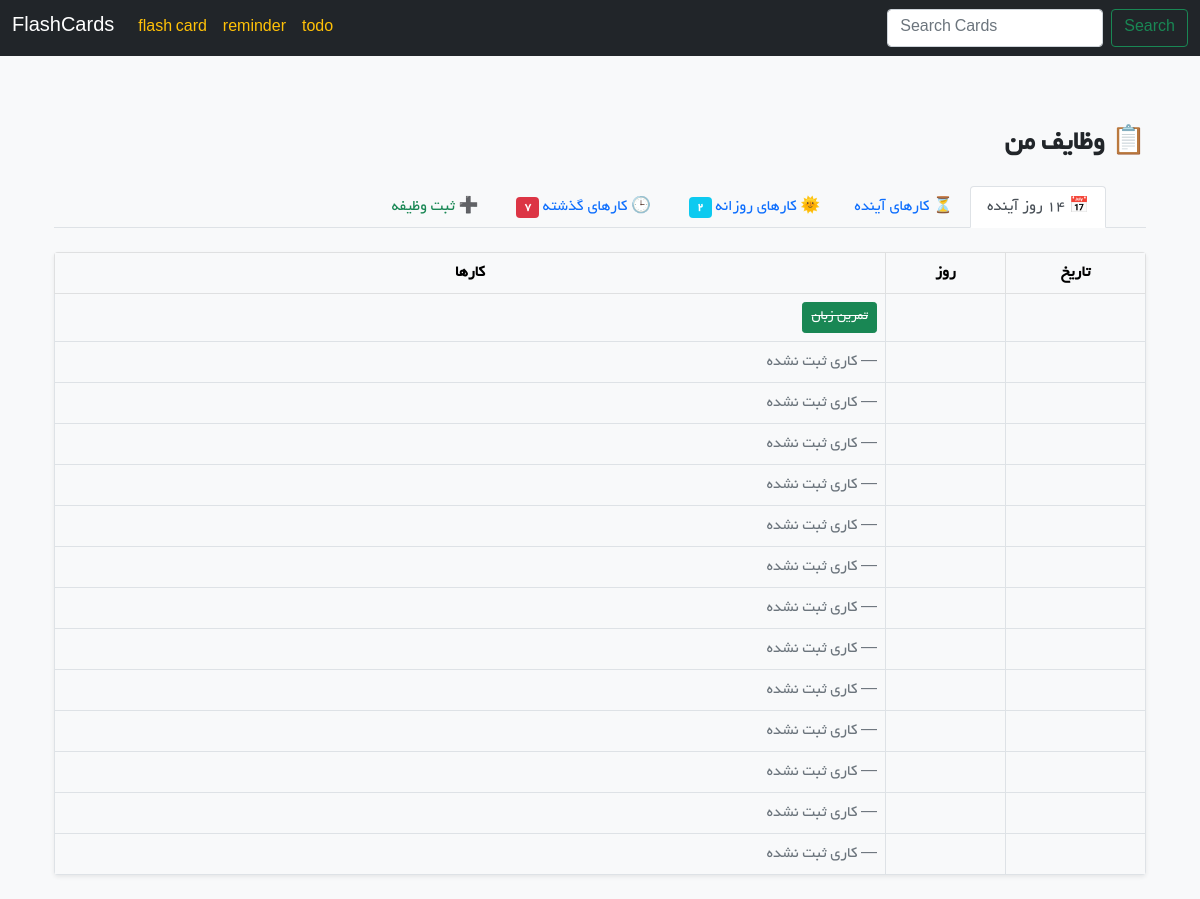
/todo/todos/, run on an earlier commit of the app's database.
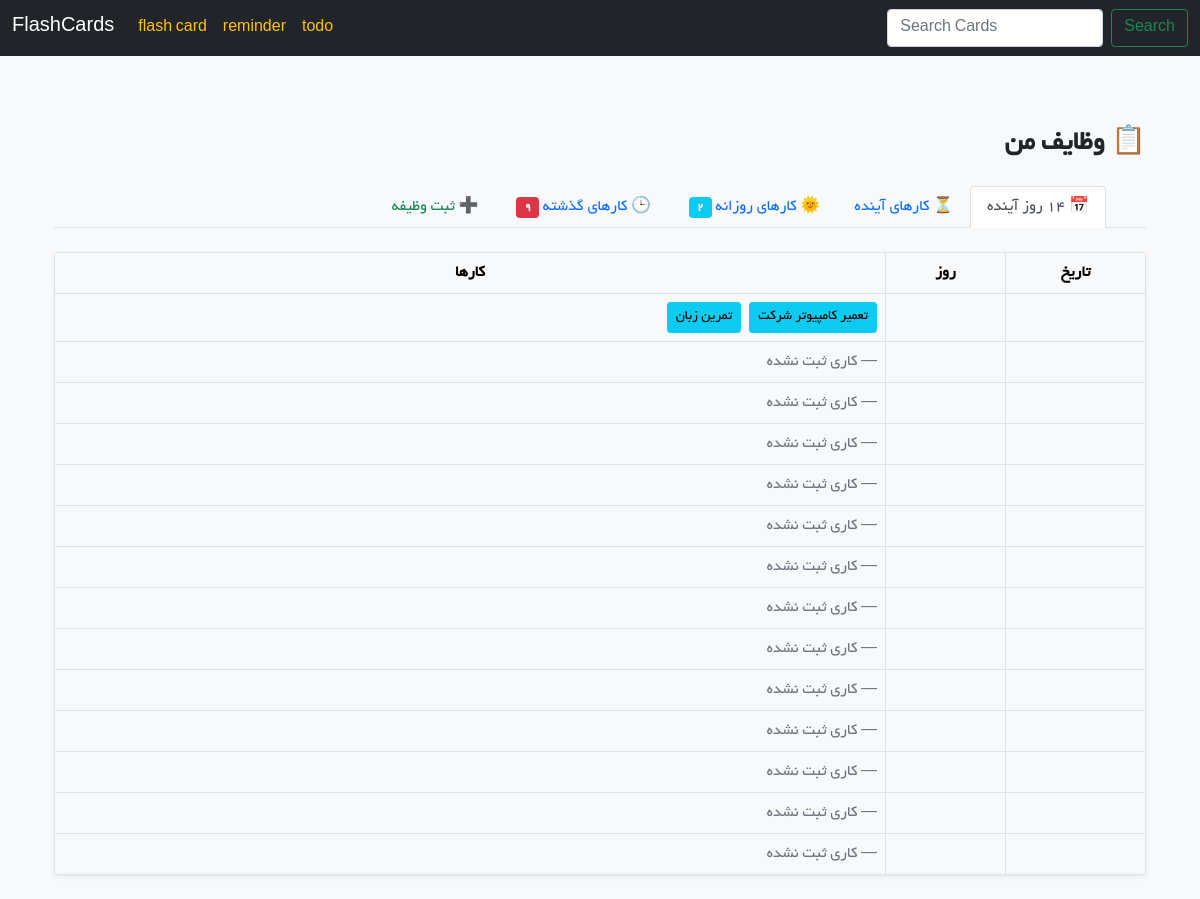
And on a later commit of the database.
### todo/models.py (models this page shows, shortened)
class Todo(models.Model):
    PRIORITY_CHOICES = [
        ("low", "Low"),
        ("medium", "Medium"),
        ("high", "High"),
    ]
    title = models.CharField(max_length=200, verbose_name="عنوان")
    description = models.TextField(blank=True, null=True, verbose_name="توضیحات")
    due_date = models.DateField(blank=True, null=True, verbose_name="تاریخ")
    start_time = models.TimeField(blank=True, null=True, verbose_name="ساعت شروع")
    end_time = models.TimeField(blank=True, null=True, verbose_name="ساعت پایان")
    is_completed = models.BooleanField(default=False, verbose_name="انجام شده")
    priority = models.CharField(
        max_length=10, choices=PRIORITY_CHOICES, default="low", verbose_name="اولویت"
    )
    is_daily = models.BooleanField(
        default=False,
        verbose_name="کار روزانه"
    )
    created_at = models.DateTimeField(auto_now_add=True, verbose_name="زمان ایجاد")
    updated_at = models.DateTimeField(auto_now=True, verbose_name="آخرین ویرایش")
    class Meta:
        ordering = ["due_date", "start_time"]
        verbose_name = "وظیفه"
        verbose_name_plural = "وظایف"

### todo/views.py (the view, shortened to what this page needs)
# urls.py: path("todos/", TodoListView.as_view(), name="todo_list"),
class TodoListView(View):
    form_class = TodoForm
    def get(self, request):
        today = date.today()
        form = self.form_class()
        days = [today + timedelta(days=i) for i in range(14)]
        days_dict = {
            day: Todo.objects.filter(due_date=day).order_by("start_time")
            for day in days
        }
        future_todos = Todo.objects.filter(
            due_date__gt=today, is_completed=False
        ).order_by("due_date", "start_time")
        daily_todos = Todo.objects.filter(
            is_daily=True,
        )
        past_todos = Todo.objects.filter(
            due_date__lt=today,
            is_completed=False,
        ).order_by("-due_date")
        todos_totla_time = Todo.objects.filter
        return render(
            request,
            "todo/todo_list.html",
            {
                "days_dict": days_dict,
                "future_todos": future_todos,
                "form": form,
                "daily_todos": daily_todos,
                "past_todos": past_todos,
            },
        )

### todo/templatetags/jalali_filters.py (called while the page is built)
@register.filter
def to_jalali(value):
    if not value:
        return ""
    return JalaliDate(value).strftime("%Y/%m/%d")

@register.filter
def jalali_weekday(value):
    if not value:
        return ""
    return JalaliDate(value).strftime("%A")

### todo/templates/todo/todo_list.html (shortened to what this page needs)
{% extends 'base.html' %}
{% load jalali_filters %}
{% load static %}
{% block content %}
  <div class="container py-4" dir="rtl">
    <div class="mb-4">
      <h3 class="fw-bold">📋 وظایف من</h3>
    </div>
    <ul class="nav nav-tabs mb-4" id="todoTabs" role="tablist">
      <li class="nav-item" role="presentation">
        <button class="nav-link active" id="days-tab" data-bs-toggle="tab" data-bs-target="#days" type="button">📅 ۱۴ روز آینده</button>
      </li>
      <li class="nav-item" role="presentation">
        <button class="nav-link" id="future-tab" data-bs-toggle="tab" data-bs-target="#future" type="button">
          ⏳ کارهای آینده
        </button>
      </li>
      <li class="nav-item" role="presentation">
        <button class="nav-link" id="daily-tab" data-bs-toggle="tab" data-bs-target="#daily" type="button">
          🌞 کارهای روزانه{% if daily_todos %}
            <span class="badge bg-info ms-1">{{ daily_todos|length }}</span>
          {% endif %}
        </button>
      </li>
      <li class="nav-item" role="presentation">
        <button class="nav-link" id="past-tab" data-bs-toggle="tab" data-bs-target="#past" type="button">
          🕒 کارهای گذشته{% if past_todos %}
            <span class="badge bg-danger ms-1">{{ past_todos|length }}</span>
          {% endif %}
        </button>
      </li>
      <li class="nav-item ms-auto" role="presentation">
        <button class="nav-link text-success" id="create-tab" data-bs-toggle="tab" data-bs-target="#create" type="button">➕ ثبت وظیفه</button>
      </li>
    </ul>
    <div class="tab-content">
      <div class="tab-pane fade show active" id="days">
        <div class="table-responsive shadow-sm rounded">
          <table class="table table-bordered align-middle mb-0">
            <thead class="table-light text-center">
              <tr>
                <th style="width:140px;">تاریخ</th>
                <th style="width:120px;">روز</th>
                <th>کارها</th>
              </tr>
            </thead>
            <tbody>
              {% for day, todos in days_dict.items %}
                <tr class="{% if day|jalali_weekday == 'جمعه' %}table-danger{% endif %}">
                  <td class="text-center fw-bold">{{ day|to_jalali }}</td>
                  <td class="text-center">{{ day|jalali_weekday }}</td>
                  <td>
                    {% if todos %}
                      <div class="d-flex flex-wrap gap-2">
                        {% for todo in todos %}
                          <a href="{% url 'todo:todo_detail' todo.id %}"
                            class="btn btn-sm
                         {% if todo.is_completed %}
                           btn-success text-decoration-line-through
                            {% elif todo.priority == 'high' %}
                           btn-danger
                            {% elif todo.priority == 'medium' %}
                           btn-warning
                            {% else %}
                           btn-info
                            {% endif %}
                         ">
                            {{ todo.title }}
                          </a>
                        {% endfor %}
                      </div>
                    {% else %}
                      <span class="text-muted">— کاری ثبت نشده</span>
                    {% endif %}
                  </td>
                </tr>
              {% endfor %}
            </tbody>
          </table>
        </div>
      </div>
    </div>
  </div>
{% endblock %}

What changed in the data, as far as the page shows it:
now on this page (row edited): Todo: title "تعمیر کامپیوتر شرکت"
changed Todo "تمرین زبان": is_completed True → False (drawn)
Also different on the page:
{{ past_todos|length }}: "7" → "9"
